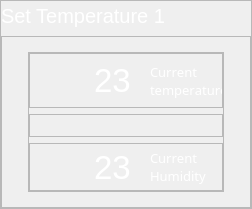
              <widget class="QFrame" name="frame_32">
               <property name="sizePolicy">
                <sizepolicy hsizetype="Expanding" vsizetype="Expanding">
                 <horstretch>11</horstretch>
                 <verstretch>4</verstretch>
                </sizepolicy>
               </property>
               <property name="minimumSize">
                <size>
                 <width>238</width>
                 <height>209</height>
                </size>
               </property>
               <property name="styleSheet">
                <string notr="true"/>
               </property>
               <property name="frameShape">
                <enum>QFrame::StyledPanel</enum>
               </property>
               <property name="frameShadow">
                <enum>QFrame::Raised</enum>
               </property>
               <layout class="QVBoxLayout" name="verticalLayout_25">
                <property name="leftMargin">
                 <number>0</number>
                </property>
                <property name="topMargin">
                 <number>0</number>
                </property>
                <property name="rightMargin">
                 <number>0</number>
                </property>
                <property name="bottomMargin">
                 <number>0</number>
                </property>
                <item>
                 <widget class="QLabel" name="label_20">
                  <property name="sizePolicy">
                   <sizepolicy hsizetype="Expanding" vsizetype="Fixed">
                    <horstretch>1</horstretch>
                    <verstretch>0</verstretch>
                   </sizepolicy>
                  </property>
                  <property name="minimumSize">
                   <size>
                    <width>225</width>
                    <height>29</height>
                   </size>
                  </property>
                  <property name="font">
                   <font>
                    <pointsize>15</pointsize>
                   </font>
                  </property>
                  <property name="styleSheet">
                   <string notr="true">color: rgb(255, 255, 255);</string>
                  </property>
                  <property name="text">
                   <string>Set Temperature 1</string>
                  </property>
                 </widget>
                </item>
                <item>
                 <widget class="QFrame" name="frame_40">
                  <property name="sizePolicy">
                   <sizepolicy hsizetype="Expanding" vsizetype="Expanding">
                    <horstretch>9</horstretch>
                    <verstretch>4</verstretch>
                   </sizepolicy>
                  </property>
                  <property name="minimumSize">
                   <size>
                    <width>250</width>
                    <height>172</height>
                   </size>
                  </property>
                  <property name="maximumSize">
                   <size>
                    <width>16777215</width>
                    <height>191</height>
                   </size>
                  </property>
                  <property name="styleSheet">
                   <string notr="true">#frame_40{

	
	
	border-image: url(:/images/phptps/panele-bozotg-temp-07.svg);
}</string>
                  </property>
                  <property name="frameShape">
                   <enum>QFrame::StyledPanel</enum>
                  </property>
                  <property name="frameShadow">
                   <enum>QFrame::Raised</enum>
                  </property>
                  <layout class="QVBoxLayout" name="verticalLayout_22">
                   <property name="leftMargin">
                    <number>0</number>
                   </property>
                   <property name="topMargin">
                    <number>0</number>
                   </property>
                   <property name="rightMargin">
                    <number>0</number>
                   </property>
                   <property name="bottomMargin">
                    <number>0</number>
                   </property>
                   <item alignment="Qt::AlignHCenter|Qt::AlignVCenter">
                    <widget class="QFrame" name="frame_41">
                     <property name="sizePolicy">
                      <sizepolicy hsizetype="Expanding" vsizetype="Expanding">
                       <horstretch>9</horstretch>
                       <verstretch>9</verstretch>
                      </sizepolicy>
                     </property>
                     <property name="minimumSize">
                      <size>
                       <width>196</width>
                       <height>140</height>
                      </size>
                     </property>
                     <property name="maximumSize">
                      <size>
                       <width>150</width>
                       <height>16777215</height>
                      </size>
                     </property>
                     <property name="styleSheet">
                      <string notr="true">	background-color: none;</string>
                     </property>
                     <property name="frameShape">
                      <enum>QFrame::StyledPanel</enum>
                     </property>
                     <property name="frameShadow">
                      <enum>QFrame::Raised</enum>
                     </property>
                     <layout class="QVBoxLayout" name="verticalLayout_23">
                      <property name="leftMargin">
                       <number>0</number>
                      </property>
                      <property name="topMargin">
                       <number>0</number>
                      </property>
                      <property name="rightMargin">
                       <number>0</number>
                      </property>
                      <property name="bottomMargin">
                       <number>0</number>
                      </property>
                      <item>
                       <widget class="QFrame" name="frame_42">
                        <property name="sizePolicy">
                         <sizepolicy hsizetype="Expanding" vsizetype="Expanding">
                          <horstretch>3</horstretch>
                          <verstretch>0</verstretch>
                         </sizepolicy>
                        </property>
                        <property name="minimumSize">
                         <size>
                          <width>0</width>
                          <height>42</height>
                         </size>
                        </property>
                        <property name="styleSheet">
                         <string notr="true">#frame_8{
	border:none;


}</string>
                        </property>
                        <property name="frameShape">
                         <enum>QFrame::StyledPanel</enum>
                        </property>
                        <property name="frameShadow">
                         <enum>QFrame::Raised</enum>
                        </property>
                        <layout class="QHBoxLayout" name="horizontalLayout_25">
                         <property name="leftMargin">
                          <number>0</number>
                         </property>
                         <property name="topMargin">
                          <number>0</number>
                         </property>
                         <property name="rightMargin">
                          <number>0</number>
                         </property>
                         <property name="bottomMargin">
                          <number>0</number>
                         </property>
                         <item>
                          <widget class="QLabel" name="temp_image_down_9">
                           <property name="sizePolicy">
                            <sizepolicy hsizetype="Expanding" vsizetype="Expanding">
                             <horstretch>8</horstretch>
                             <verstretch>8</verstretch>
                            </sizepolicy>
                           </property>
                           <property name="minimumSize">
                            <size>
                             <width>57</width>
                             <height>52</height>
                            </size>
                           </property>
                           <property name="styleSheet">
                            <string notr="true">image: url(:/images/phptps/tama-sanj-07.svg);</string>
                           </property>
                           <property name="text">
                            <string/>
                           </property>
                          </widget>
                         </item>
                         <item>
                          <widget class="QLabel" name="temp_down_9">
                           <property name="sizePolicy">
                            <sizepolicy hsizetype="Expanding" vsizetype="Expanding">
                             <horstretch>7</horstretch>
                             <verstretch>7</verstretch>
                            </sizepolicy>
                           </property>
                           <property name="minimumSize">
                            <size>
                             <width>50</width>
                             <height>53</height>
                            </size>
                           </property>
                           <property name="font">
                            <font>
                             <pointsize>25</pointsize>
                             <weight>50</weight>
                             <bold>false</bold>
                            </font>
                           </property>
                           <property name="styleSheet">
                            <string notr="true">
	 color: white;
</string>
                           </property>
                           <property name="text">
                            <string>23</string>
                           </property>
                           <property name="textFormat">
                            <enum>Qt::PlainText</enum>
                           </property>
                           <property name="wordWrap">
                            <bool>false</bool>
                           </property>
                           <property name="margin">
                            <number>0</number>
                           </property>
                           <property name="openExternalLinks">
                            <bool>false</bool>
                           </property>
                          </widget>
                         </item>
                         <item>
                          <widget class="QLabel" name="curent_temp_label_7">
                           <property name="sizePolicy">
                            <sizepolicy hsizetype="Expanding" vsizetype="Expanding">
                             <horstretch>8</horstretch>
                             <verstretch>8</verstretch>
                            </sizepolicy>
                           </property>
                           <property name="minimumSize">
                            <size>
                             <width>72</width>
                             <height>44</height>
                            </size>
                           </property>
                           <property name="font">
                            <font>
                             <family>Bahnschrift SemiLight SemiConde</family>
                             <pointsize>10</pointsize>
                             <weight>50</weight>
                             <italic>false</italic>
                             <bold>false</bold>
                             <underline>false</underline>
                             <strikeout>false</strikeout>
                             <kerning>false</kerning>
                            </font>
                           </property>
                           <property name="styleSheet">
                            <string notr="true">
	
	color: white;
	
</string>
                           </property>
                           <property name="text">
                            <string>Current 
temperature</string>
                           </property>
                          </widget>
                         </item>
                        </layout>
                       </widget>
                      </item>
                      <item>
                       <widget class="QFrame" name="temp_linne_down_4">
                        <property name="sizePolicy">
                         <sizepolicy hsizetype="Expanding" vsizetype="Fixed">
                          <horstretch>9</horstretch>
                          <verstretch>1</verstretch>
                         </sizepolicy>
                        </property>
                        <property name="minimumSize">
                         <size>
                          <width>0</width>
                          <height>0</height>
                         </size>
                        </property>
                        <property name="styleSheet">
                         <string notr="true">#temp_linne_down{
	
	
	border:none;
	
	
	
	
	
	
}</string>
                        </property>
                        <property name="frameShape">
                         <enum>QFrame::StyledPanel</enum>
                        </property>
                        <property name="frameShadow">
                         <enum>QFrame::Raised</enum>
                        </property>
                        <layout class="QVBoxLayout" name="verticalLayout_24">
                         <property name="spacing">
                          <number>6</number>
                         </property>
                         <property name="leftMargin">
                          <number>0</number>
                         </property>
                         <property name="topMargin">
                          <number>0</number>
                         </property>
                         <property name="rightMargin">
                          <number>0</number>
                         </property>
                         <property name="bottomMargin">
                          <number>0</number>
                         </property>
                         <item>
                          <widget class="QLabel" name="line_temp_4">
                           <property name="sizePolicy">
                            <sizepolicy hsizetype="Expanding" vsizetype="Expanding">
                             <horstretch>8</horstretch>
                             <verstretch>8</verstretch>
                            </sizepolicy>
                           </property>
                           <property name="minimumSize">
                            <size>
                             <width>148</width>
                             <height>21</height>
                            </size>
                           </property>
                           <property name="styleSheet">
                            <string notr="true">
	
	
	border:none;
	
	image: url(:/images/phptps/line kutah-02-02.svg);

</string>
                           </property>
                           <property name="text">
                            <string/>
                           </property>
                           <property name="indent">
                            <number>-1</number>
                           </property>
                           <property name="textInteractionFlags">
                            <set>Qt::LinksAccessibleByMouse</set>
                           </property>
                          </widget>
                         </item>
                        </layout>
                       </widget>
                      </item>
                      <item>
                       <widget class="QFrame" name="frame_43">
                        <property name="minimumSize">
                         <size>
                          <width>0</width>
                          <height>42</height>
                         </size>
                        </property>
                        <property name="styleSheet">
                         <string notr="true">#frame_10{

	border:none;
	

}</string>
                        </property>
                        <property name="frameShape">
                         <enum>QFrame::StyledPanel</enum>
                        </property>
                        <property name="frameShadow">
                         <enum>QFrame::Raised</enum>
                        </property>
                        <layout class="QHBoxLayout" name="horizontalLayout_26">
                         <property name="leftMargin">
                          <number>0</number>
                         </property>
                         <property name="topMargin">
                          <number>0</number>
                         </property>
                         <property name="rightMargin">
                          <number>0</number>
                         </property>
                         <property name="bottomMargin">
                          <number>0</number>
                         </property>
                         <item>
                          <widget class="QLabel" name="temp_image_down_10">
                           <property name="sizePolicy">
                            <sizepolicy hsizetype="Expanding" vsizetype="Expanding">
                             <horstretch>8</horstretch>
                             <verstretch>8</verstretch>
                            </sizepolicy>
                           </property>
                           <property name="minimumSize">
                            <size>
                             <width>57</width>
                             <height>46</height>
                            </size>
                           </property>
                           <property name="styleSheet">
                            <string notr="true">
image: url(:/images/phptps/rotobat-07.svg);
	
</string>
                           </property>
                           <property name="text">
                            <string/>
                           </property>
                          </widget>
                         </item>
                         <item>
                          <widget class="QLabel" name="temp_down_10">
                           <property name="sizePolicy">
                            <sizepolicy hsizetype="Expanding" vsizetype="Expanding">
                             <horstretch>7</horstretch>
                             <verstretch>7</verstretch>
                            </sizepolicy>
                           </property>
                           <property name="minimumSize">
                            <size>
                             <width>50</width>
                             <height>46</height>
                            </size>
                           </property>
                           <property name="font">
                            <font>
                             <pointsize>25</pointsize>
                             <weight>50</weight>
                             <bold>false</bold>
                            </font>
                           </property>
                           <property name="styleSheet">
                            <string notr="true">
	 color: white;
</string>
                           </property>
                           <property name="text">
                            <string>23</string>
                           </property>
                           <property name="textFormat">
                            <enum>Qt::PlainText</enum>
                           </property>
                           <property name="wordWrap">
                            <bool>false</bool>
                           </property>
                           <property name="margin">
                            <number>0</number>
                           </property>
                           <property name="openExternalLinks">
                            <bool>false</bool>
                           </property>
                          </widget>
                         </item>
                         <item>
                          <widget class="QLabel" name="curent_temp_label_8">
                           <property name="sizePolicy">
                            <sizepolicy hsizetype="Expanding" vsizetype="Expanding">
                             <horstretch>8</horstretch>
                             <verstretch>8</verstretch>
                            </sizepolicy>
                           </property>
                           <property name="minimumSize">
                            <size>
                             <width>72</width>
                             <height>44</height>
                            </size>
                           </property>
                           <property name="font">
                            <font>
                             <family>Bahnschrift SemiLight SemiConde</family>
                             <pointsize>10</pointsize>
                             <weight>50</weight>
                             <italic>false</italic>
                             <bold>false</bold>
                             <underline>false</underline>
                             <strikeout>false</strikeout>
                             <kerning>false</kerning>
                            </font>
                           </property>
                           <property name="tabletTracking">
                            <bool>false</bool>
                           </property>
                           <property name="focusPolicy">
                            <enum>Qt::NoFocus</enum>
                           </property>
                           <property name="styleSheet">
                            <string notr="true">
	
	color: white;
	
</string>
                           </property>
                           <property name="text">
                            <string>Current 
Humidity</string>
                           </property>
                          </widget>
                         </item>
                        </layout>
                       </widget>
                      </item>
                     </layout>
                    </widget>
                   </item>
                  </layout>
                 </widget>
                </item>
               </layout>
              </widget>
